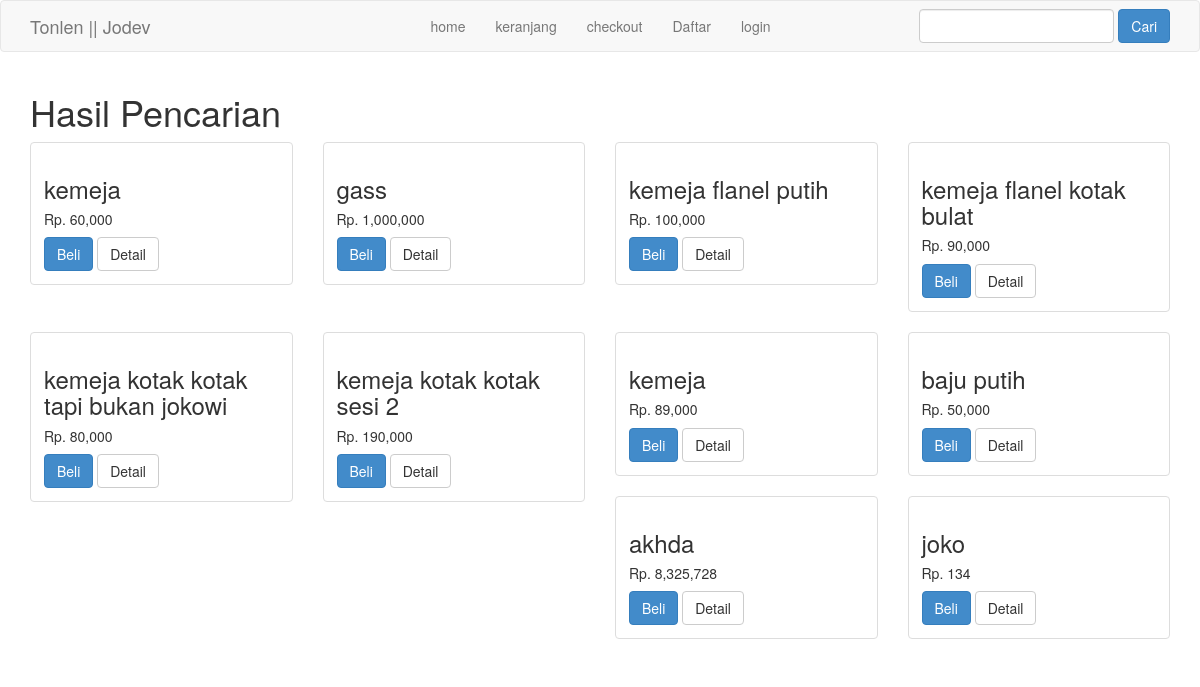
The page /pencarian.php on the database its author committed.
### tables this page shows
CREATE TABLE `produk` (
  `id_produk` int(11) NOT NULL,
  `id_kategori` int(11) NOT NULL,
  `nama_produk` varchar(50) NOT NULL,
  `harga_produk` int(11) NOT NULL,
  `berat_produk` int(11) NOT NULL,
  `foto_produk` varchar(100) NOT NULL,
  `deskripsi_produk` varchar(100) NOT NULL,
  `stok_produk` int(11) NOT NULL
);

### pencarian.php (the view, shortened to what this page needs)
<?php
include 'admin/db.php';
$keyword=$_GET['keyword'];
$semuadata=array();
$ambil=$koneksi->query("SELECT * FROM produk WHERE nama_produk OR deskripsi_produk LIKE '%$keyword%' ");
while ($pecah=$ambil->fetch_assoc()) {
    $semuadata[]=$pecah;
}
?>
<!DOCTYPE html>
<html lang="en">
<head>
    <link rel="stylesheet" href="admin/assets/css/bootstrap.css">
    <link rel="stylesheet" href="style.css">
</head>
<body>
    <?php include 'menu.php'; ?>
    <div class="container">
        <h1>Hasil Pencarian <?= $keyword; ?></h1>
    <div class="row">
        <?php foreach ($semuadata as $key => $value): ?>
        <div class="col-md-3">
            <div class="thumbnail">
                <div class="caption">
                    <h3><?= $value['nama_produk']; ?></h3>
                    <h5>Rp. <?= number_format($value['harga_produk']);?></h5>
                    <a class="btn btn-primary" href="beli.php?id=<?= $value['id_produk'];?>">Beli</a>
                    <a href="detail.php?id=<?=$value['id_produk'];?>" class="btn btn-default">Detail</a>
                </div>
            </div>
        </div>
        <?php endforeach ?>
    </div>
    </div>
</body>
</html>

### rows shown on the page
produk: nama_produk "kemeja", harga_produk "60,000"
produk: nama_produk "gass", harga_produk "1,000,000"
produk: nama_produk "kemeja flanel putih", harga_produk "100,000"
produk: nama_produk "kemeja flanel kotak bulat", harga_produk "90,000"
produk: nama_produk "kemeja kotak kotak tapi bukan jokowi", harga_produk "80,000"
produk: nama_produk "kemeja kotak kotak sesi 2", harga_produk "190,000"
produk: nama_produk "kemeja", harga_produk "89,000"
produk: nama_produk "baju putih", harga_produk "50,000"
produk: nama_produk "akhda", harga_produk "8,325,728"
produk: nama_produk "joko", harga_produk "134"
